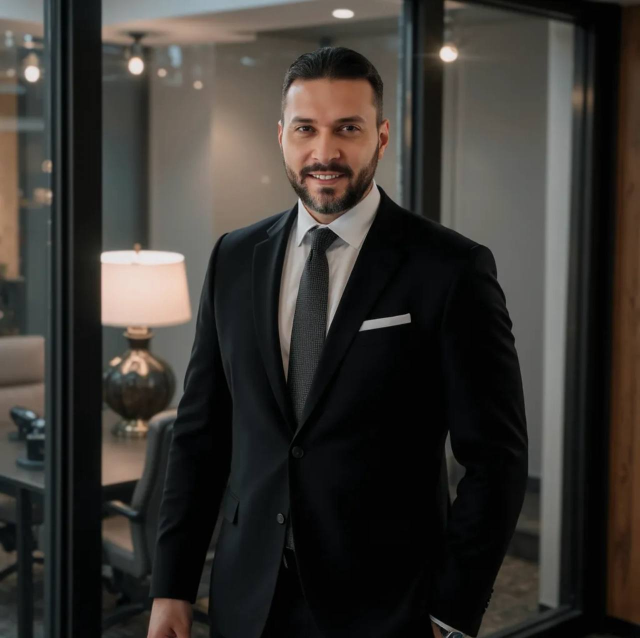
#> input picture profile-photo.jpg, 1280 x 1276 px, found by its file name (shown at 1/2 size)
$ python make_editorial_poster.py
#> lines starting #> are read from the running program, lines starting #| are printed output that depends on the picture; after the words box and inside, x2 and y2 are one past the last pixel; in counts of white or black regions, pixels touching at a corner belong together
from pathlib import Path
from PIL import Image, ImageDraw, ImageFont, ImageFilter, ImageOps, ImageChops
import numpy as np

W, H = 1080, 1350
BG = '#DA7257'
CARD = '#FCFBFA'
TEXT = '#121212'
MUTED = '#555555'
BLUE = '#1D9BF0'

ROOT = Path('/root/.openclaw/workspace')
SRC = ROOT / 'profile-photo.jpg'
PORTRAIT_SRC = Path('/root/.openclaw/media/tool-image-generation/ahmed-bw-editorial-portrait---49ca640a-164e-4ec2-8519-759d600b4bb7.png')
OUT = ROOT / 'artifacts' / 'ahmed-editorial-poster-v1.png'
OUT.parent.mkdir(parents=True, exist_ok=True)

quote = (
    'AI is not a side project. It is becoming the operating layer for how modern '
    'companies decide, execute, and scale. The leaders who learn to work with it now '
    'will build an unfair advantage.'
)

font_regular = '/usr/share/fonts/truetype/liberation2/LiberationSans-Regular.ttf'
font_bold = '/usr/share/fonts/truetype/liberation2/LiberationSans-Bold.ttf'
font_avatar = ImageFont.truetype(font_regular, 16)
font_name = ImageFont.truetype(font_bold, 28)
font_sub = ImageFont.truetype(font_regular, 18)
font_quote = ImageFont.truetype(font_regular, 34)
font_quote_bold = ImageFont.truetype(font_bold, 34)
font_pill = ImageFont.truetype(font_bold, 22)
font_check = ImageFont.truetype(font_bold, 22)

img = Image.new('RGBA', (W, H), BG)
draw = ImageDraw.Draw(img)

# shadow + card
shadow = Image.new('RGBA', (W, H), (0, 0, 0, 0))
#> shadow: PIL image 1080x1350 RGBA; every value is 0
shadow_draw = ImageDraw.Draw(shadow)
card_box = (85, 58, 995, 480)
shadow_draw.rounded_rectangle((card_box[0]+6, card_box[1]+10, card_box[2]+6, card_box[3]+10), 28, fill=(0, 0, 0, 38))
shadow = shadow.filter(ImageFilter.GaussianBlur(14))
img.alpha_composite(shadow)
draw.rounded_rectangle(card_box, 28, fill=CARD, outline=(0,0,0,18), width=1)

# source image
src = Image.open(SRC).convert('RGB')
#> src is the input picture: PIL image 1280x1276 RGB; mean R, G, B 56.6, 53.4, 49.3
sw, sh = src.size
#> sw = 1280; sh = 1276

# avatar crop
avatar = src.crop((sw*0.2, sh*0.12, sw*0.56, sh*0.48)).resize((86, 86), Image.Resampling.LANCZOS)
mask = Image.new('L', (86, 86), 0)
#> mask: PIL image 86x86 L; every value is 0
ImageDraw.Draw(mask).ellipse((0,0,85,85), fill=255)
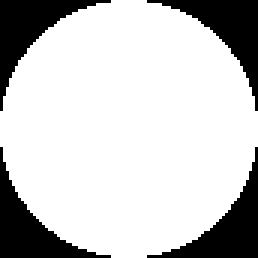
#> mask: PIL image 86x86 L (shown 3 times larger); 78.3% white; 4 black regions, box (x1, y1, x2, y2) and area: (0, 0, 37, 37) 401, (49, 0, 86, 37) 401, (0, 49, 37, 86) 401, (49, 49, 86, 86) 401
img.paste(avatar, (115, 105), mask)
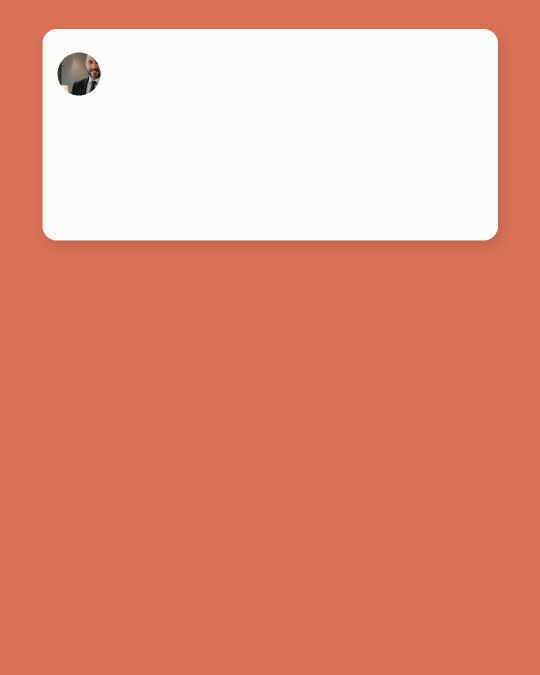
#> img: PIL image 1080x1350 RGBA (shown at 1/2 size); mean R, G, B, A 225.6, 148.9, 128.8, 254.6; transparent parts drawn white

draw.text((225, 112), 'Ahmed Nasr', font=font_name, fill=TEXT)
# blue check
cx, cy = 492, 126
ImageDraw.Draw(img).ellipse((cx-11, cy-11, cx+11, cy+11), fill=BLUE)
draw.text((486, 113), '✓', font=font_check, fill='white')
draw.text((225, 150), 'Technology Executive • AI Automation', font=font_sub, fill=MUTED)

# quote block with selective bold
x0, y0, max_w = 114, 212, 835
segments = [
    ('“AI is not a side project. ', False),
    ('It is becoming the operating layer', True),
    (' for how modern companies decide, execute, and scale. The leaders who learn to work with it now will build an unfair advantage.”', False),
]
line_spacing = 10
cur_x, cur_y = x0, y0
for text, is_bold in segments:
    font = font_quote_bold if is_bold else font_quote
    words = text.split(' ')
    for i, word in enumerate(words):
        token = word + (' ' if i < len(words)-1 else '')
        bbox = draw.textbbox((0,0), token, font=font)
        tw = bbox[2] - bbox[0]
        th = bbox[3] - bbox[1]
        if cur_x + tw > x0 + max_w:
            cur_x = x0
            cur_y += th + line_spacing
        draw.text((cur_x, cur_y), token, font=font, fill=TEXT)
        cur_x += tw
#> after the loop, cur_x = 324; cur_y = 374

# Use a cleaner generated headshot as portrait source, then stylize ourselves
portrait_src = Image.open(PORTRAIT_SRC).convert('RGB') if PORTRAIT_SRC.exists() else src.copy()
psw, psh = portrait_src.size
#> psw = 1280; psh = 1276
portrait = portrait_src.crop((70, 80, psw-70, psh-10)).resize((640, 855), Image.Resampling.LANCZOS)

# Mask based on bright background + manual shoulder support
pgray = ImageOps.grayscale(portrait)
mask_auto = pgray.point(lambda p: 0 if p > 242 else 255).filter(ImageFilter.GaussianBlur(3))
#> mask_auto: PIL image 640x855 L; every value is 255
mask_support = Image.new('L', (640, 855), 0)
#> mask_support: PIL image 640x855 L; every value is 0
md = ImageDraw.Draw(mask_support)
md.ellipse((120, 20, 520, 470), fill=255)
md.rounded_rectangle((120, 315, 520, 855), radius=90, fill=255)
md.ellipse((45, 430, 300, 850), fill=255)
md.ellipse((340, 430, 595, 850), fill=255)
mask_crop = ImageChops.lighter(mask_auto, mask_support).filter(ImageFilter.GaussianBlur(6))

# Stylize with preserved facial detail
base = ImageOps.grayscale(portrait)
base = ImageOps.autocontrast(base, cutoff=1)
base = base.filter(ImageFilter.SMOOTH_MORE)
poster = ImageOps.posterize(base.convert('RGB'), 3).convert('L')
poster = ImageOps.autocontrast(poster)
poster = poster.point(lambda p: 245 if p > 210 else (220 if p > 175 else (170 if p > 130 else (95 if p > 85 else 25))))

edges = base.filter(ImageFilter.FIND_EDGES)
edges = ImageOps.autocontrast(edges)
edges = edges.point(lambda p: 255 if p > 68 else 0).filter(ImageFilter.GaussianBlur(0.5))

# softer halftone texture
arr = np.array(base.resize((160, 214), Image.Resampling.BICUBIC))
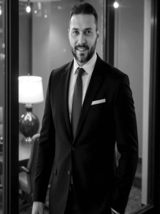
#> arr: shape (214, 160); min 0, max 255, mean 60.1
dot = Image.new('L', (160*6, 214*6), 255)
#> dot: PIL image 960x1284 L; every value is 255
draw_dot = ImageDraw.Draw(dot)
for yy in range(arr.shape[0]):
    for xx in range(arr.shape[1]):
        v = arr[yy, xx]
        r = max(0, int((255 - v) / 255 * 2.0))
        if r > 0:
            cx = xx*6 + 3
            cy = yy*6 + 3
            draw_dot.ellipse((cx-r, cy-r, cx+r, cy+r), fill=0)
dot = dot.resize((640, 855), Image.Resampling.BICUBIC)
#> dot: PIL image 640x855 L
dot = dot.filter(ImageFilter.GaussianBlur(0.8)).point(lambda p: 255 if p > 235 else 226)
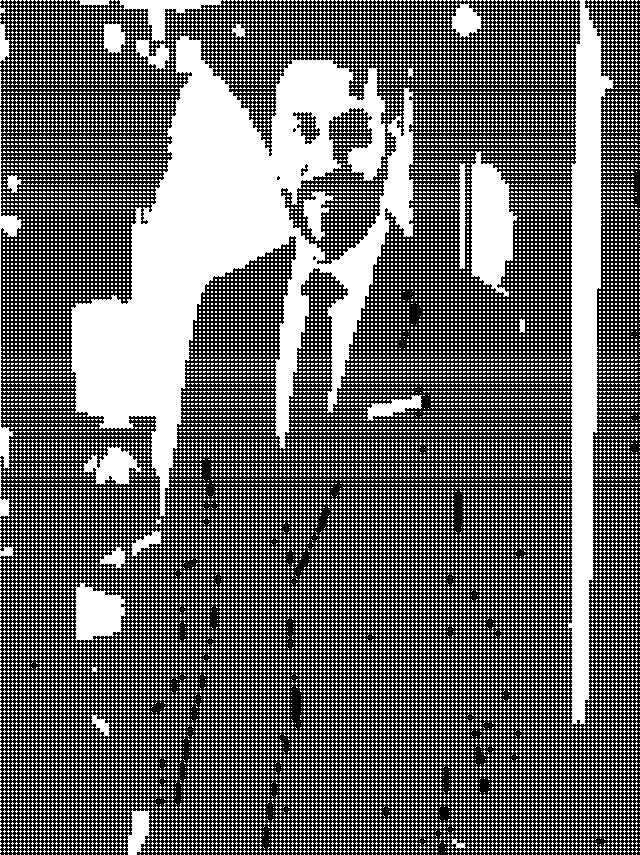
#> dot: PIL image 640x855 L; values 226 (black) and 255 (white), 41% white; 27792 white regions (27761 under 20 px), largest, box (x1, y1, x2, y2) and area: (71, 35, 414, 517) 60987, (567, 0, 614, 725) 16836, (471, 151, 518, 297) 4550

stylized = ImageChops.multiply(poster, dot)
stylized = ImageChops.darker(stylized, ImageOps.invert(edges).point(lambda p: min(255, int(p*0.97))))
stylized = ImageOps.autocontrast(stylized, cutoff=0.5)
rgba = Image.merge('RGBA', (stylized, stylized, stylized, mask_crop))

# very light outline only
edge_alpha = mask_crop.filter(ImageFilter.FIND_EDGES).filter(ImageFilter.GaussianBlur(1.6)).point(lambda p: 28 if p > 26 else 0)
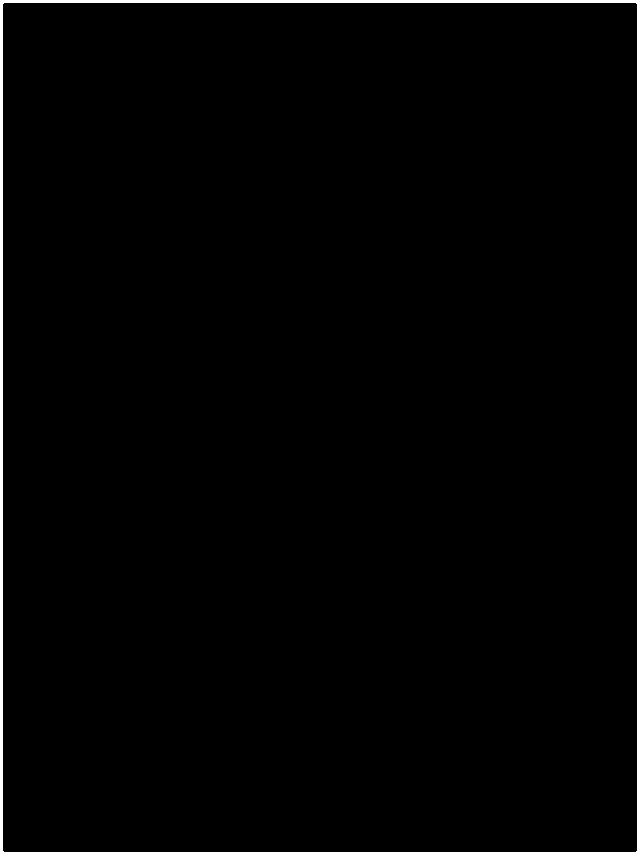
#> edge_alpha: PIL image 640x855 L; values 0 (black) and 28 (white), 1.6% white; 1 white region, box (x1, y1, x2, y2) and area: (0, 0, 640, 855) 8938
stroke = Image.new('RGBA', rgba.size, (0,0,0,0))
#> stroke: PIL image 640x855 RGBA; every value is 0
stroke.putalpha(edge_alpha)
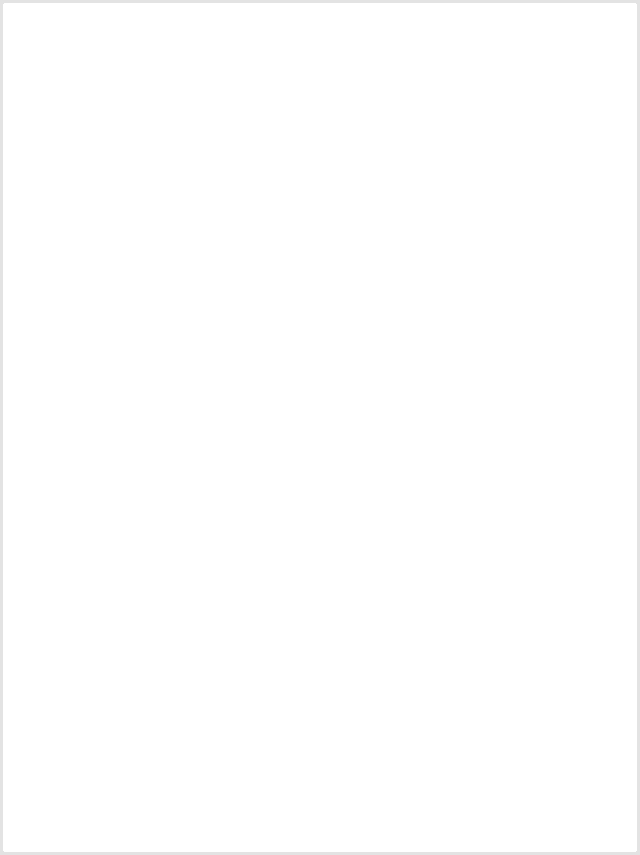
#> stroke: PIL image 640x855 RGBA; mean R, G, B, A 0, 0, 0, 0.5; transparent parts drawn white
img.alpha_composite(stroke, (220, 500))
img.alpha_composite(rgba, (220, 500))

img.convert('RGB').save(OUT, quality=95)
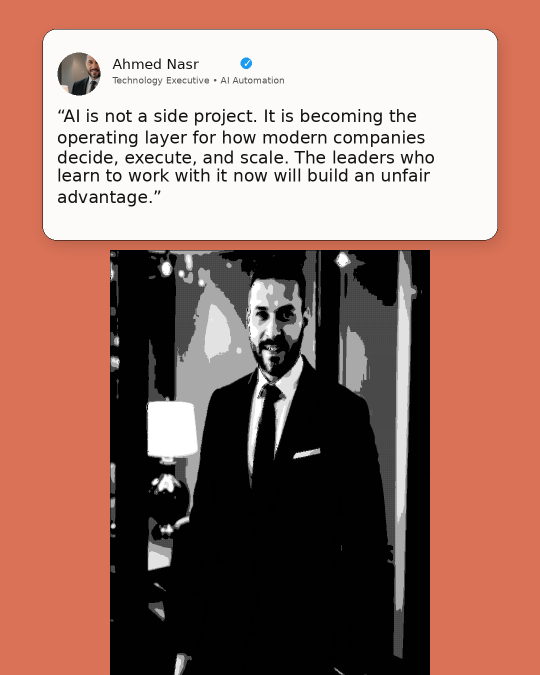
#> saved as ahmed-editorial-poster-v1.png: PIL image 1080x1350 RGB (shown at 1/2 size); mean R, G, B 156.2, 118.3, 108.3
print(OUT)
